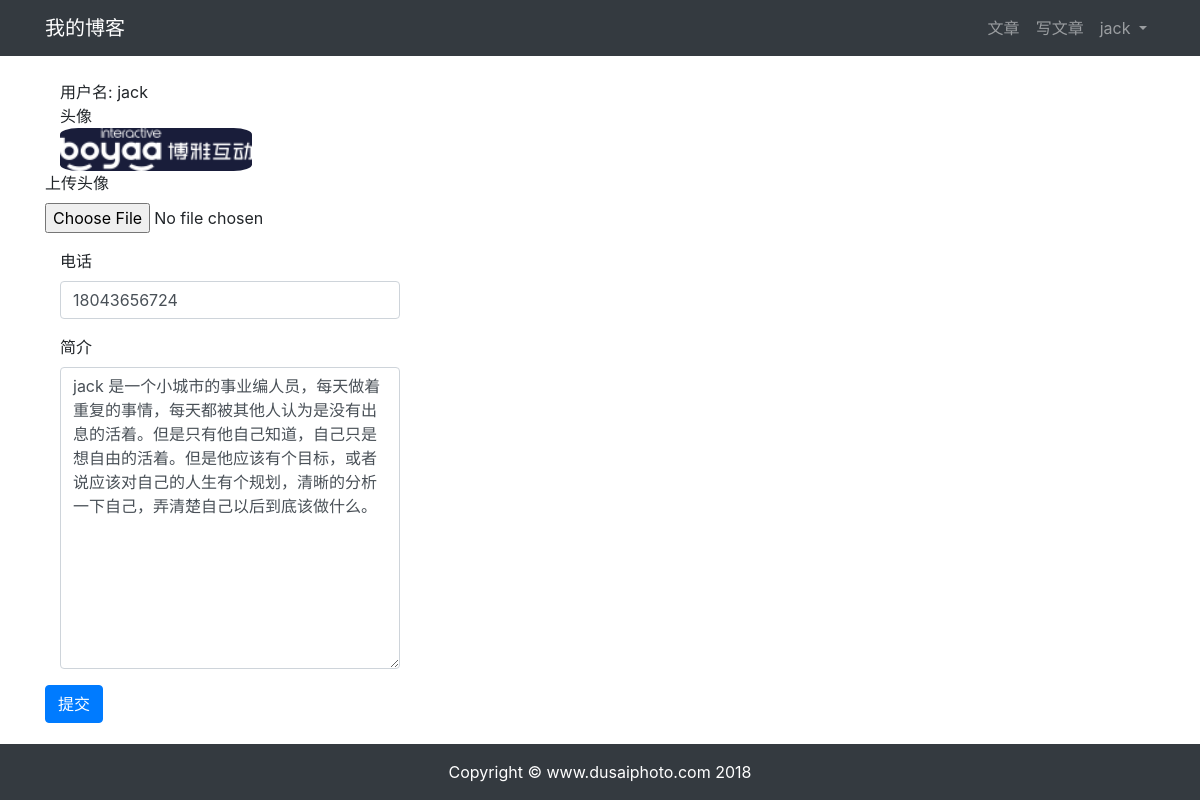
The page /user/edit/1/ (signed in) on the database its author committed.
### userprofile/models.py (models this page shows, shortened)
class Profile(models.Model):
    user = models.OneToOneField(User, on_delete=models.CASCADE, related_name='profile')
    phone = models.CharField(max_length=20, blank=True)
    avatar = models.ImageField(upload_to='avatar/%Y%m%d/', blank=True)
    bio = models.TextField(max_length=500, blank=True)

### userprofile/views.py (the view)
# urls.py: path('edit/<int:id>/', views.profile_edit, name='user_edit'),
@login_required(login_url='/user/login/')
def profile_edit(request, id):
    user = User.objects.get(id=id)
    if Profile.objects.filter(user_id=id).exists():
        profile = Profile.objects.get(user_id=id)
    else:
        profile = Profile.objects.create(user=user)
    if request.method == 'POST':
        if request.user != user:
            return HttpResponse("你没有权限修改此用户信息。")
        profile_form = ProfileForm(request.POST,request.FILES)
        if profile_form.is_valid():
            profile_cd = profile_form.cleaned_data
            profile.phone = profile_cd['phone']
            profile.bio = profile_cd['bio']
            if 'avatar' in request.FILES:#类似字典查询键
                profile.avatar = profile_cd['avatar']
            profile.save()
            return redirect("userprofile:user_edit", id=id)
        else:
            return HttpResponse("注册表单输入有误。请重新输入~")
    elif request.method == 'GET':
        profile_form = ProfileForm()
        context = { 'profile_form': profile_form, 'profile': profile, 'user': user }
        return render(request, 'edit.html', context)
    else:
        return HttpResponse("请使用GET或POST请求数据")

### userprofile/forms.py
class ProfileForm(forms.ModelForm):
    class Meta:
        model = Profile
        fields = ('phone', 'avatar', 'bio')

### userprofile/templates/edit.html (shortened to what this page needs)
{% extends "base.html" %} {% load staticfiles %}
{% block content %}
<div class="container">
    <div class="row">
        <div class="col-12">
            <br>
            <div class="col-md-4">用户名: {{ user.username }}</div>
            {% if profile.avatar %}
                <div class="col-md-4">头像</div>
                <img src="{{ profile.avatar.url }}" alt="头像" style="max-width: 20%;border-radius: 15%;" class="col-md-4">
            {% else %}
                <h4 class="col-md-4">暂无头像</h4>
            {% endif %}
            <br/>
            <form method="post" action="." enctype="multipart/form-data">
                <div class="form-group">
                    <label for="avatar">上传头像</label>
                    <input type="file" class="form-control-file" name="avatar" id="avatar">
                </div>
                <div class="form-group col-md-4">
                    <label for="phone">电话</label>
                    <input type="text" class="form-control" id="phone" name="phone" value="{{ profile.phone }}">
                </div>
                <div class="form-group col-md-4">
                    <label for="bio">简介</label>
                    <textarea type="text" class="form-control" id="bio" name="bio" rows="12">{{ profile.bio }}</textarea>
                </div>
                <button type="submit" class="btn btn-primary">提交</button>
            </form>
        </div>
    </div>
</div>
{% endblock content %}

### templates/header.html (shortened to what this page needs)
<nav class="navbar navbar-expand-lg navbar-dark bg-dark">
    <div class="container">
        <a class="navbar-brand" href="{% url 'article:article_list' %}">我的博客</a>
        <div>
            <ul class="navbar-nav">
                <li class="nav-item">
                    <a class="nav-link" href="{% url 'article:article_list' %}">文章</a>
                </li>
                <li class="nav-item">
                    <a class="nav-link" href="{% url 'article:article_create' %}">写文章</a>
                </li>
                    {% if user.is_authenticated %}
                        <li class="nav-item dropdown">
                            <a class="nav-link dropdown-toggle" href="#" id="navbarDropdown" role="button" data-toggle="dropdown" aria-haspopup="true" aria-expanded="false">
                              {{ user.username }}
                            </a>
                        </li>
                    {% else %}
                        <li class="nav-item">
                            <a class="nav-link" href="{% url 'userprofile:user_login' %}">登录</a>
                        </li>
                    {% endif %}
            </ul>
        </div>
    </div>
</nav>

### rows shown on the page
Profile: avatar (picture), phone "18043656724", bio "jack 是一个小城市的事业编人员，每天做着重复的事情，每天都被其他人认为是没有出息的活着。但是只有他自己知道，自己只是想自由的活着。但是他应该有个目标，或者说应该对自己的人生有个规划，清晰的分析一下自己，弄清楚自己以后到底该做什么。"

### other values the page prints
{{ user.username }} "jack"
